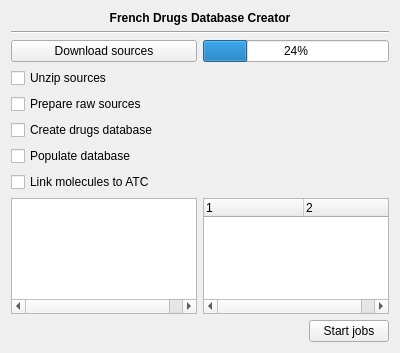
<?xml version="1.0" encoding="UTF-8"?>
<ui version="4.0">
 <class>DrugsDB::Internal::FrenchDrugsDatabaseWidget</class>
 <widget class="QWidget" name="DrugsDB::Internal::FrenchDrugsDatabaseWidget">
  <property name="geometry">
   <rect>
    <x>0</x>
    <y>0</y>
    <width>400</width>
    <height>353</height>
   </rect>
  </property>
  <property name="windowTitle">
   <string>Form</string>
  </property>
  <layout class="QGridLayout" name="gridLayout">
   <item row="0" column="0" colspan="2">
    <widget class="QLabel" name="label">
     <property name="font">
      <font>
       <weight>75</weight>
       <bold>true</bold>
      </font>
     </property>
     <property name="text">
      <string>French Drugs Database Creator</string>
     </property>
     <property name="alignment">
      <set>Qt::AlignCenter</set>
     </property>
    </widget>
   </item>
   <item row="1" column="0" colspan="2">
    <widget class="Line" name="line">
     <property name="orientation">
      <enum>Qt::Horizontal</enum>
     </property>
    </widget>
   </item>
   <item row="4" column="0" colspan="2">
    <widget class="QCheckBox" name="unzip">
     <property name="text">
      <string>Unzip sources</string>
     </property>
    </widget>
   </item>
   <item row="5" column="0" colspan="2">
    <widget class="QCheckBox" name="prepare">
     <property name="text">
      <string>Prepare raw sources</string>
     </property>
    </widget>
   </item>
   <item row="6" column="0" colspan="2">
    <widget class="QCheckBox" name="createDb">
     <property name="text">
      <string>Create drugs database</string>
     </property>
    </widget>
   </item>
   <item row="10" column="0">
    <widget class="QTreeWidget" name="messages">
     <property name="toolTip">
      <string>MESSAGES</string>
     </property>
     <property name="alternatingRowColors">
      <bool>true</bool>
     </property>
     <property name="columnCount">
      <number>2</number>
     </property>
     <attribute name="headerVisible">
      <bool>false</bool>
     </attribute>
     <column>
      <property name="text">
       <string notr="true">1</string>
      </property>
     </column>
     <column>
      <property name="text">
       <string notr="true">2</string>
      </property>
     </column>
    </widget>
   </item>
   <item row="10" column="1">
    <widget class="QTreeWidget" name="errors">
     <property name="toolTip">
      <string>ERRORS</string>
     </property>
     <property name="alternatingRowColors">
      <bool>true</bool>
     </property>
     <property name="columnCount">
      <number>2</number>
     </property>
     <attribute name="headerVisible">
      <bool>true</bool>
     </attribute>
     <column>
      <property name="text">
       <string notr="true">1</string>
      </property>
     </column>
     <column>
      <property name="text">
       <string notr="true">2</string>
      </property>
     </column>
    </widget>
   </item>
   <item row="11" column="0" colspan="2">
    <layout class="QHBoxLayout" name="horizontalLayout">
     <item>
      <spacer name="horizontalSpacer">
       <property name="orientation">
        <enum>Qt::Horizontal</enum>
       </property>
       <property name="sizeHint" stdset="0">
        <size>
         <width>40</width>
         <height>20</height>
        </size>
       </property>
      </spacer>
     </item>
     <item>
      <widget class="QPushButton" name="startJobs">
       <property name="text">
        <string>Start jobs</string>
       </property>
      </widget>
     </item>
    </layout>
   </item>
   <item row="7" column="0" colspan="2">
    <widget class="QCheckBox" name="populate">
     <property name="text">
      <string>Populate database</string>
     </property>
    </widget>
   </item>
   <item row="3" column="0">
    <widget class="QPushButton" name="download">
     <property name="text">
      <string>Download sources</string>
     </property>
    </widget>
   </item>
   <item row="9" column="0" colspan="2">
    <widget class="QCheckBox" name="linkMols">
     <property name="text">
      <string>Link molecules to ATC</string>
     </property>
    </widget>
   </item>
   <item row="3" column="1">
    <widget class="QProgressBar" name="progressBar">
     <property name="value">
      <number>24</number>
     </property>
    </widget>
   </item>
  </layout>
 </widget>
 <resources/>
 <connections/>
</ui>
